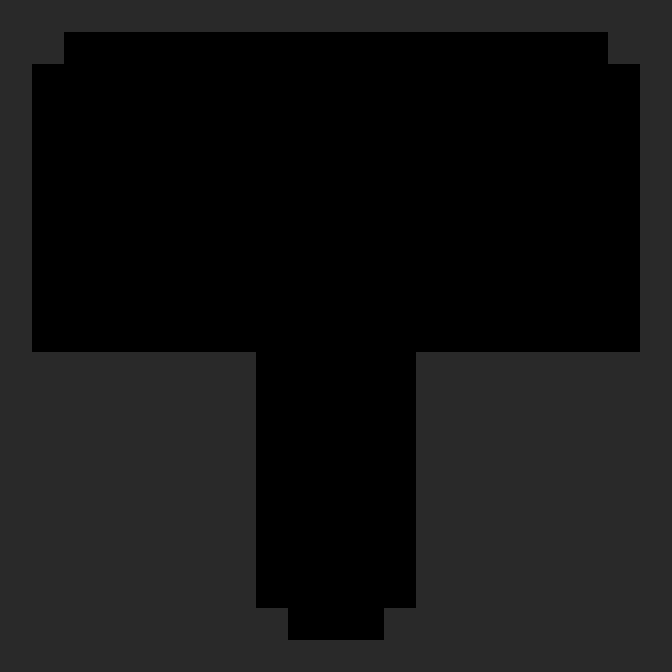

Tiled map render using the project's own tile images. Description and the whole map definition, tile-layer contents included, below:
An orthogonal 21x21 tile map with 32x32 px tiles, 1 tile layer (Tile Layer 1).

<map version="1.0" orientation="orthogonal" width="21" height="21" tilewidth="32" tileheight="32">
 <tileset firstgid="1" name="Default" tilewidth="32" tileheight="32">
  <image source="../Tilesets/Resources/DefaultTileset.png" width="128" height="32" />
 </tileset>
 <layer name="Tile Layer 1" width="21" height="21">
  <data encoding="csv">
1,1,1,1,1,1,1,1,1,1,1,1,1,1,1,1,1,1,1,1,1,
1,1,0,0,0,0,0,0,0,0,0,0,0,0,0,0,0,0,0,1,1,
1,0,0,0,0,0,0,0,0,0,0,0,0,0,0,0,0,0,0,0,1,
1,0,0,0,0,0,0,0,0,0,0,0,0,0,0,0,0,0,0,0,1,
1,0,0,0,0,0,0,0,0,0,0,0,0,0,0,0,0,0,0,0,1,
1,0,0,0,0,0,0,0,0,0,0,0,0,0,0,0,0,0,0,0,1,
1,0,0,0,0,0,0,0,0,0,0,0,0,0,0,0,0,0,0,0,1,
1,0,0,0,0,0,0,0,0,0,0,0,0,0,0,0,0,0,0,0,1,
1,0,0,0,0,0,0,0,0,0,0,0,0,0,0,0,0,0,0,0,1,
1,0,0,0,0,0,0,0,0,0,0,0,0,0,0,0,0,0,0,0,1,
1,0,0,0,0,0,0,0,0,0,0,0,0,0,0,0,0,0,0,0,1,
1,1,1,1,1,1,1,1,0,0,0,0,0,1,1,1,1,1,1,1,1,
1,1,1,1,1,1,1,1,0,0,0,0,0,1,1,1,1,1,1,1,1,
1,1,1,1,1,1,1,1,0,0,0,0,0,1,1,1,1,1,1,1,1,
1,1,1,1,1,1,1,1,0,0,0,0,0,1,1,1,1,1,1,1,1,
1,1,1,1,1,1,1,1,0,0,0,0,0,1,1,1,1,1,1,1,1,
1,1,1,1,1,1,1,1,0,0,0,0,0,1,1,1,1,1,1,1,1,
1,1,1,1,1,1,1,1,0,0,0,0,0,1,1,1,1,1,1,1,1,
1,1,1,1,1,1,1,1,0,0,0,0,0,1,1,1,1,1,1,1,1,
1,1,1,1,1,1,1,1,1,0,0,0,1,1,1,1,1,1,1,1,1,
1,1,1,1,1,1,1,1,1,1,1,1,1,1,1,1,1,1,1,1,1
</data>
 </layer>
</map>
